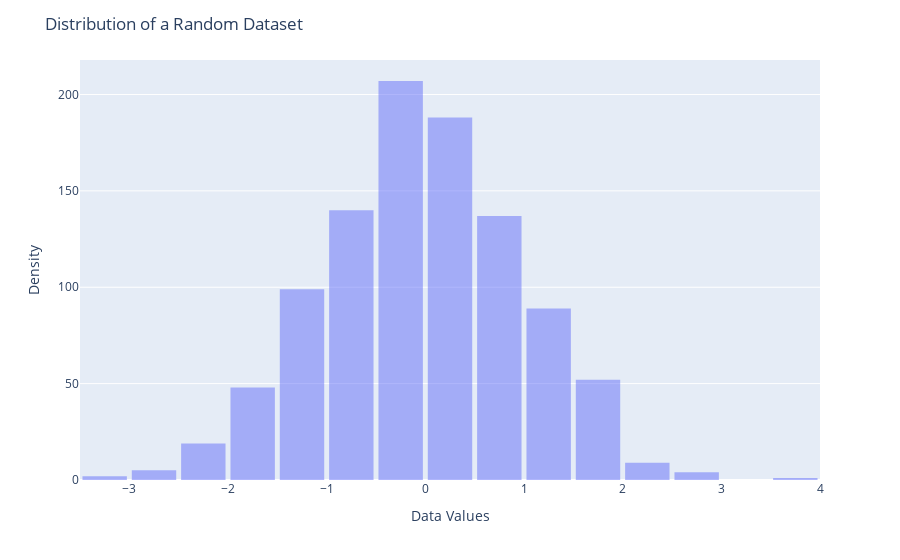

Notebook cell for this chart:
### Markdown cell above
Distplot is a graphical representation of the distribution of a numerical dataset. It displays the probability density function of the data, along with a histogram of the data itself. Distplot is a useful tool for visualizing the shape of a distribution, identifying outliers and skewness, and comparing multiple datasets.

### Code cell
import plotly.express as px
import numpy as np

# generate a random dataset
np.random.seed(123)
data = np.random.normal(size=1000)

# create a distplot using Plotly Express
fig = px.histogram(data, x=data, nbins=30, opacity=0.5)

fig.update_layout(
    title="Distribution of a Random Dataset",
    xaxis_title="Data Values",
    yaxis_title="Density",
    bargap=0.1,
)

fig.show()

### Figure 1 — Plotly figure (JSON) as saved in the notebook; plotly's stock layout.template omitted (floating-point values rounded to 4 significant figures; data arrays with more than 128 entries replaced by an {"elided": "..."} marker saying what was removed)
{"data": [{"alignmentgroup": "True", "bingroup": "x", "hovertemplate": "x=%{x}<br>count=%{y}<extra></extra>", "legendgroup": "", "marker": {"color": "#636efa", "opacity": 0.5, "pattern": {"shape": ""}}, "name": "", "nbinsx": 30, "offsetgroup": "", "orientation": "v", "showlegend": false, "type": "histogram", "x": {"elided": "1000 float values"}, "xaxis": "x", "yaxis": "y"}], "layout": {"bargap": 0.1, "barmode": "relative", "legend": {"tracegroupgap": 0}, "margin": {"t": 60}, "title": {"text": "Distribution of a Random Dataset"}, "xaxis": {"anchor": "y", "domain": [0, 1], "title": {"text": "Data Values"}}, "yaxis": {"anchor": "x", "domain": [0, 1], "title": {"text": "Density"}}}}
